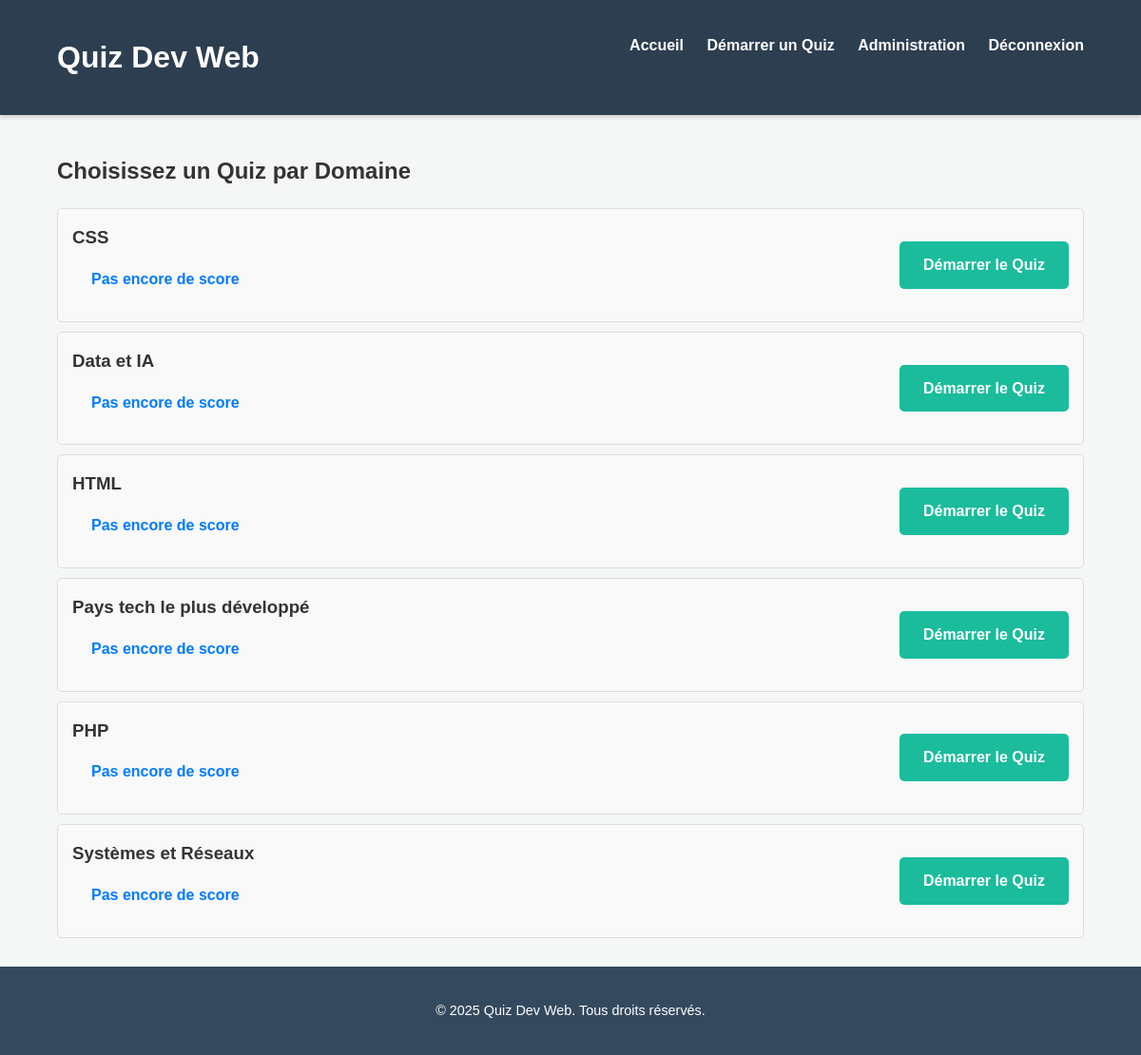
/select_quiz.php (signed in), run on the app's committed database.
### tables this page shows
CREATE TABLE `categories` (
  `id` int(11) NOT NULL,
  `name` varchar(50) NOT NULL
);

### select_quiz.php (the view, shortened to what this page needs)
<?php
require_once 'db_connect.php';
$categories = [];
$user_scores = [];
try {
    $stmt = $pdo->query("SELECT id, name FROM categories ORDER BY name ASC");
    $categories = $stmt->fetchAll(PDO::FETCH_ASSOC);
} catch (PDOException $e) {
    echo "Erreur lors du chargement des catégories ou des scores : " . $e->getMessage();
    exit();
}
?>
<!DOCTYPE html>
<html lang="fr">
<head>
    <link rel="stylesheet" href="style.css">
</head>
<body>
    <header>
        <div class="container">
            <h1>Quiz Dev Web</h1>
            <nav>
                <ul>
                    <li><a href="index.php">Accueil</a></li>
                    <li><a href="select_quiz.php">Démarrer un Quiz</a></li>
                    <?php if (isset($_SESSION['is_admin']) && $_SESSION['is_admin']): ?>
                        <li><a href="admin.php">Administration</a></li>
                    <?php endif; ?>
                    <li><a href="logout.php">Déconnexion</a></li>
                </ul>
            </nav>
        </div>
    </header>
    <main class="select-quiz-page">
        <div class="container">
            <h2>Choisissez un Quiz par Domaine</h2>
            <?php if (!empty($categories)): ?>
                <div class="category-list">
                    <?php foreach ($categories as $category): ?>
                        <div class="category-item">
                            <div class="category-info">
                                <h3><?php echo htmlspecialchars($category['name']); ?></h3>
                                <?php
                                if (isset($user_scores[$category['id']])) {
                                    echo '<p class="category-score">Votre meilleur score : ' . htmlspecialchars($user_scores[$category['id']]) . '</p>';
                                } else {
                                    echo '<p class="category-score">Pas encore de score</p>';
                                }
                                ?>
                            </div>
                            <a href="quiz.php?category_id=<?php echo $category['id']; ?>" class="btn btn-primary">Démarrer le Quiz</a>
                        </div>
                    <?php endforeach; ?>
                </div>
            <?php else: ?>
                <p>Aucune catégorie de quiz disponible pour le moment. Veuillez contacter l'administrateur.</p>
            <?php endif; ?>
        </div>
    </main>
    <footer>
        <div class="container">
            <p>&copy; <?php echo date("Y"); ?> Quiz Dev Web. Tous droits réservés.</p>
        </div>
    </footer>
</body>
</html>

### style.css (style rules this page uses)
body { font-family: 'Arial', sans-serif; margin: 0; padding: 0; background-color: #f4f7f6; color: #333; line-height: 1.6; }
.container { width: 90%; max-width: 1200px; margin: 0 auto; padding: 20px; }
header { background-color: #2c3e50; color: #fff; padding: 15px 0; box-shadow: 0 2px 5px rgba(0, 0, 0, 0.2); }
header h1 { margin: 0; display: inline-block; vertical-align: middle; }
header nav { display: inline-block; vertical-align: middle; float: right; }
header nav ul { margin: 0; padding: 0; list-style: none; }
header nav ul li { display: inline-block; margin-left: 20px; }
header nav ul li a { color: #fff; text-decoration: none; font-weight: bold; transition: color 0.3s ease; }
.btn { display: inline-block; background-color: #3498db; color: #fff; padding: 12px 25px; border-radius: 5px; text-decoration: none; font-weight: bold; transition: background-color 0.3s ease, transform 0.2s ease; border: none; cursor: pointer; font-size: 1em; }
.btn-primary { background-color: #1abc9c; }
footer { background-color: #34495e; color: #fff; text-align: center; padding: 15px 0; font-size: 0.9em; }
footer p { margin: 0; }

### select_quiz.php (style rules this page uses)
.category-item { border: 1px solid #ddd; padding: 15px; margin-bottom: 10px; border-radius: 5px; background-color: #f9f9f9; display: flex; justify-content: space-between; align-items: center; }
.category-info { flex-grow: 1; }
.category-score { font-weight: bold; color: #007bff; margin-left: 20px; white-space: nowrap; }
.category-item h3 { margin-top: 0; margin-bottom: 5px; }
.category-item .btn { margin-left: 20px; }

### data on the page
categories: name "CSS", shows "Pas encore de score"
categories: name "Data et IA", shows "Pas encore de score"
categories: name "HTML", shows "Pas encore de score"
categories: name "Pays tech le plus développé", shows "Pas encore de score"
categories: name "PHP", shows "Pas encore de score"
categories: name "Systèmes et Réseaux", shows "Pas encore de score"
